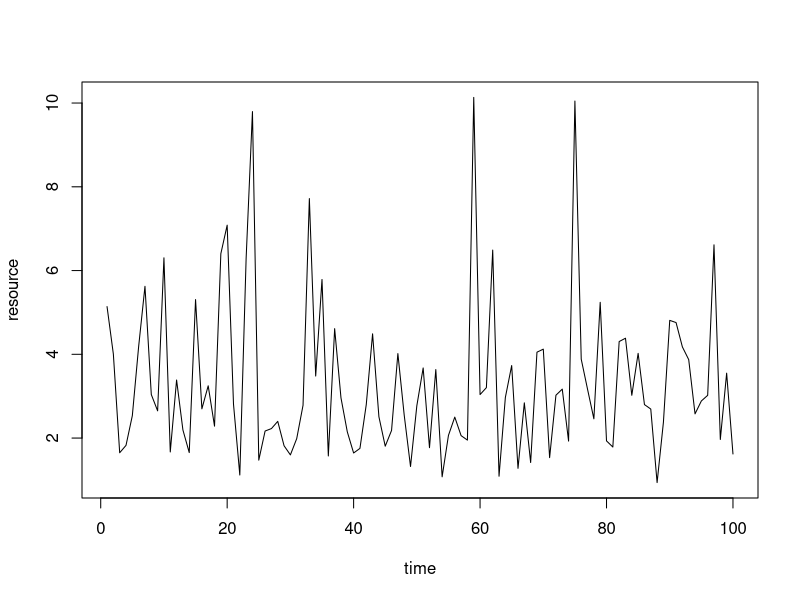
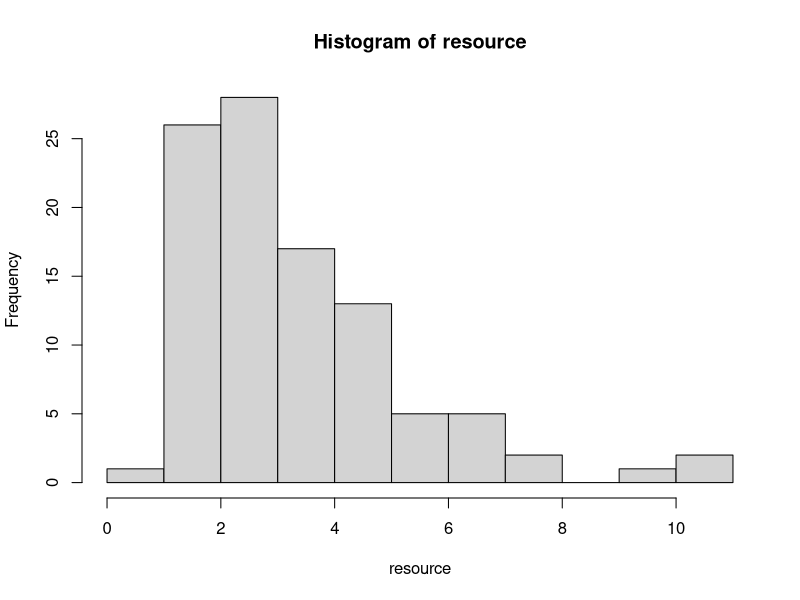
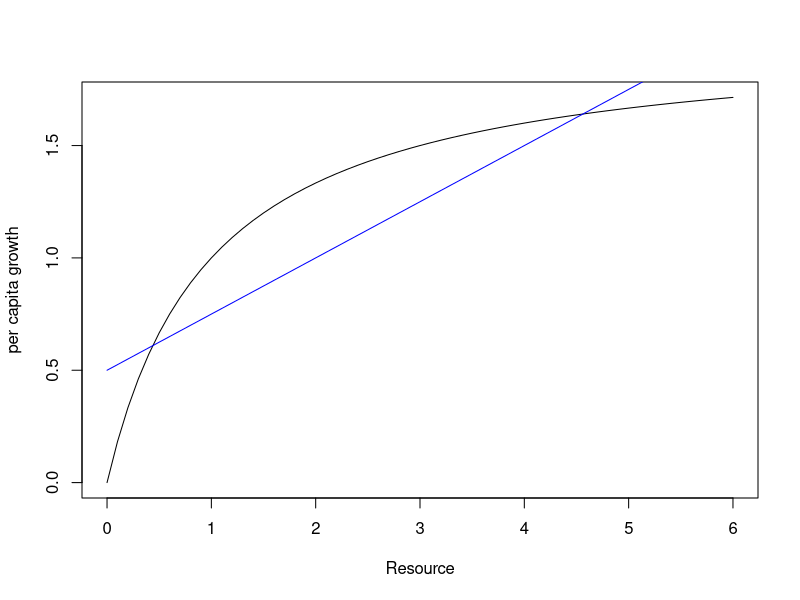

Source code (R) for these figures, in order: (Note: this script raises an error after producing the figures.)
#It should be noted that Chesson (2000) seems to think that too much 
#has been made of carrying capacities

#When two species have different responses to the envrionment
?rlnorm
time<-seq(1,100,by=1)
resource<-rlnorm(meanlog=1, sdlog=.5, n=100)
plot(resource~time, type="l")
hist(resource)

Resource<-seq(0,6,by=.1)
Sp1a<-2
Sp1b<-.5

Sp1Gr<-(Sp1a*Resource)/(1+Sp1a*Sp1b*Resource)
Sp2Gr<-(Sp1b+Sp1b*Resource/Sp1a)

plot(Sp1Gr~Resource, type="l", ylab="per capita growth")
points(Sp2Gr~Resource, col="blue", type="l")

Sp1N<-.01
Sp2N<-.01
#Sp1R<-input$Sp1R
#Sp2R<-input$Sp2R

Sp1R<-.1
Sp2R<-.09


K <- switch(input$setK,
            no = 10*exp(100),
            yes = 40) 

a11 <- switch(input$incAlpha1,
              no = 0,
              yes = input$a11) 

a22 <- switch(input$incAlpha1,
              no = 0,
              yes = input$a22)

a21 <- switch(input$incAlpha2,
              no = 0,
              yes = input$a21)

a12 <- switch(input$incAlpha2,
              no = 0,
              yes = input$a12) 


for (i in 1:99){Sp1N[i+1]<-Sp1N[i]+Sp1N[i]*Sp1R*(((Sp1a*resource[i])/(1+Sp1a*Sp1b*resource[i]))+((K-Sp1N[i]-Sp1N[i]*a11-Sp2N[i]*a21)/K))
                 Sp2N[i+1]<-Sp2N[i]+Sp2N[i]*Sp2R*((Sp1b+Sp1b*resource[i]/Sp1a)+((K-Sp1N[i]-Sp2N[i]*a22-Sp1N[i]*a12)/K))}


plot(Sp1N~time)
points(Sp2N~time, pch=3)

warnings()

Resource<-seq(0,6,by=.1)
Sp1a<-2
Sp1b<-.5

Sp1Gr<-(Sp1a*Resource)/(1+Sp1a*Sp1b*Resource)
Sp2Gr<-(Sp1b+Sp1b*Resource/Sp1a)

plot(Sp1Gr~Resource, type="l", ylab="per capita growth")
points(Sp2Gr~Resource, col="blue", type="l")

